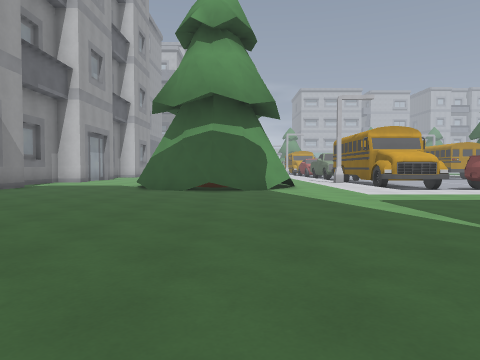
view 1 (above)

24 first-person views from a walk through a Godot game level. The camera is 1.2 m above the floor, tilts 2° down and sees 70° across. The floor is counted in squares, 2 m on a side. Each view is taken from the middle of a square. On the plan, view 1 faces up. The plan holds only what a view shows up to about 10 squares ahead; the rest is blank. The place goes on beyond the plan.

view 2
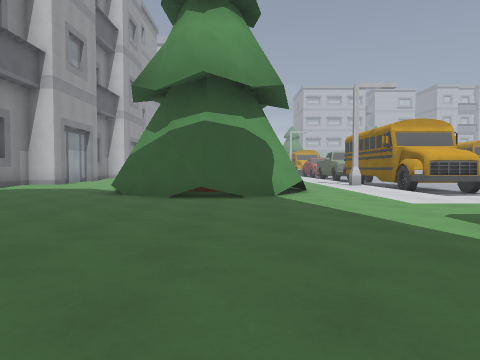

view 3
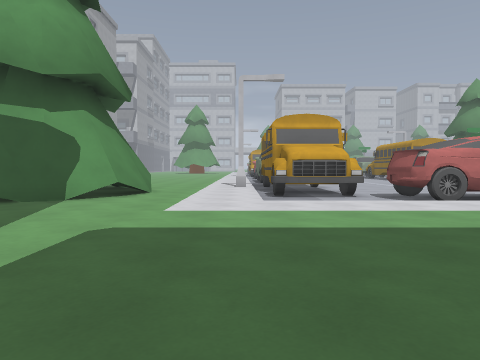

view 4
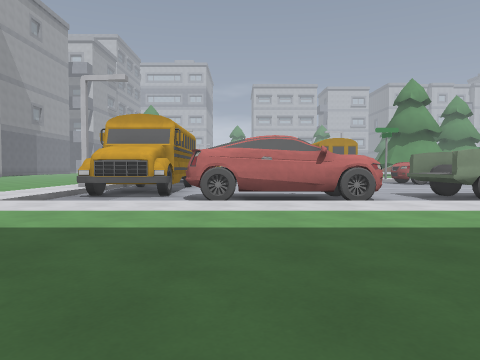

view 5
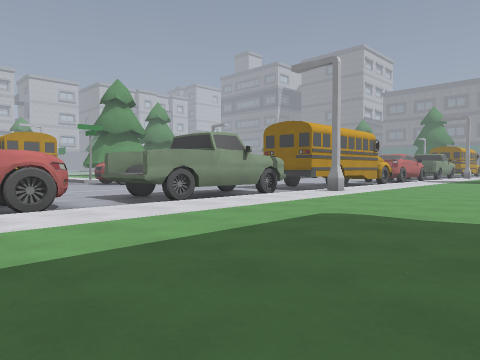

view 6
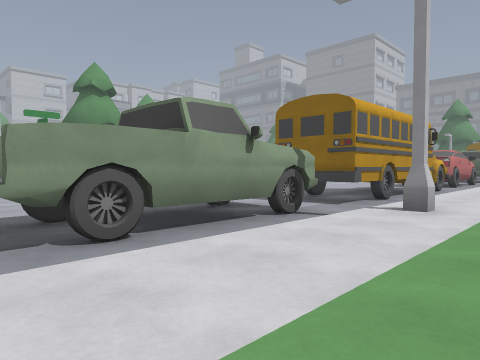

view 7
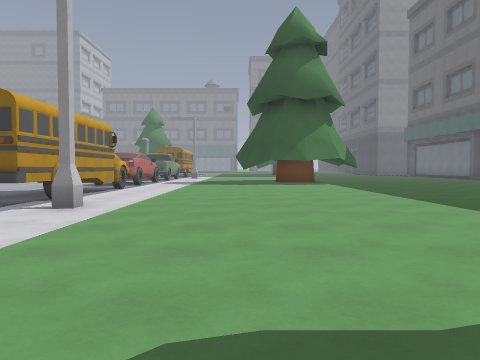

view 8
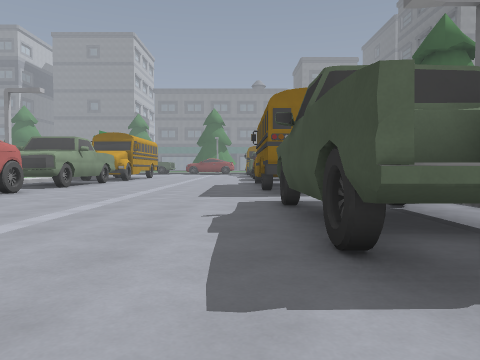

view 9
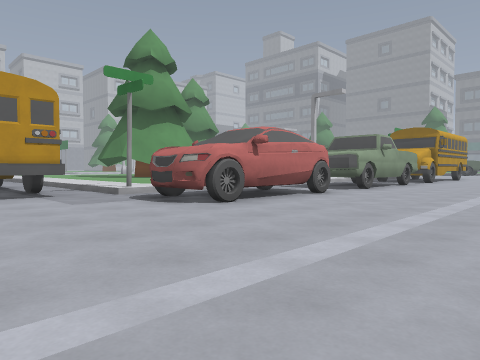

view 10
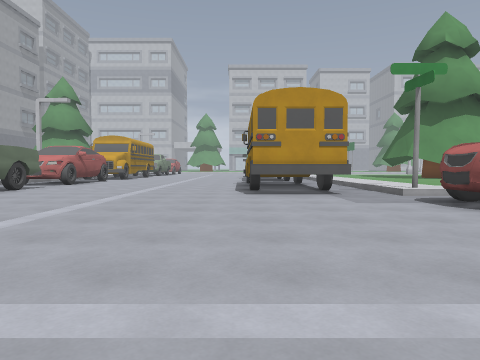

view 11
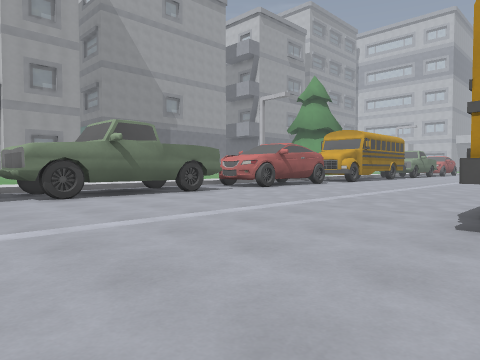

view 12
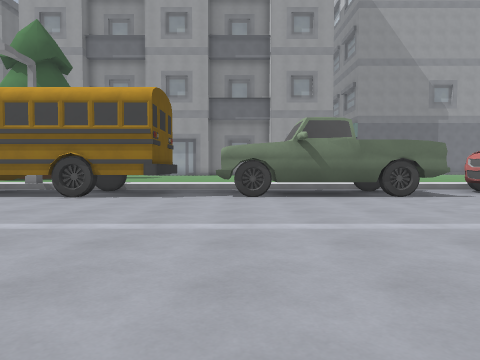

view 13
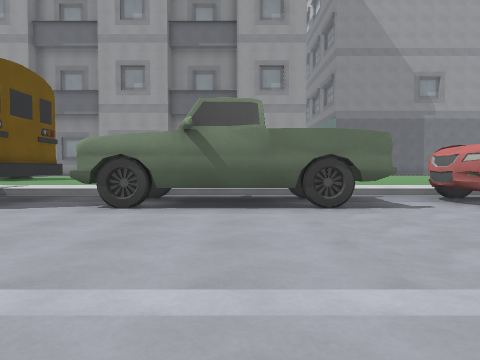

view 14
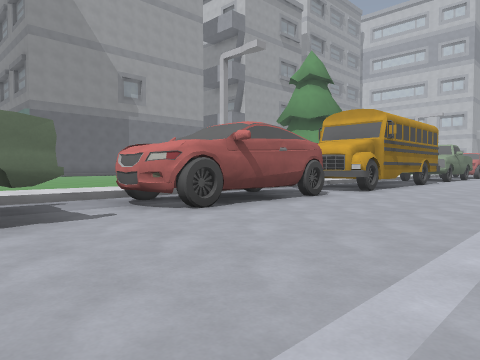

view 15
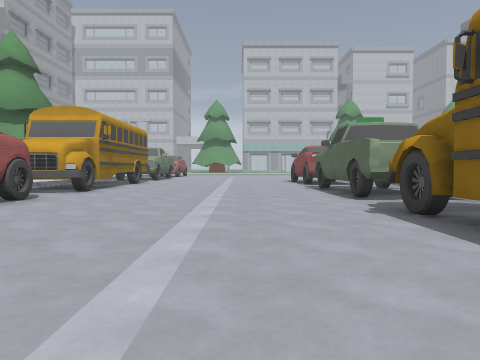

view 16
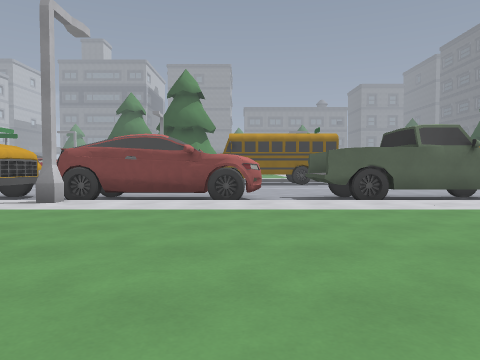

view 17
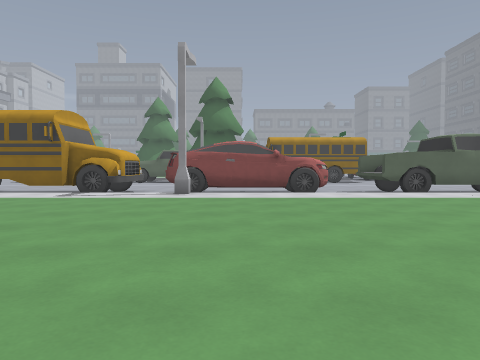

view 18
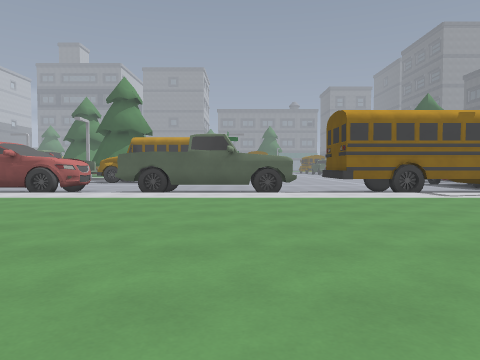

view 19
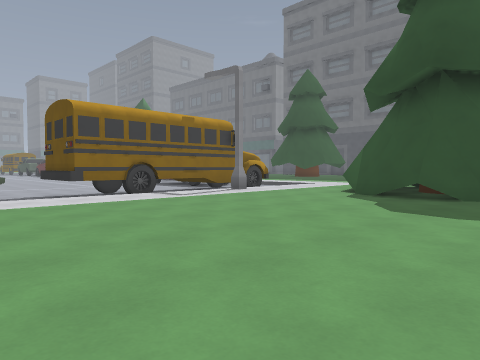

view 20
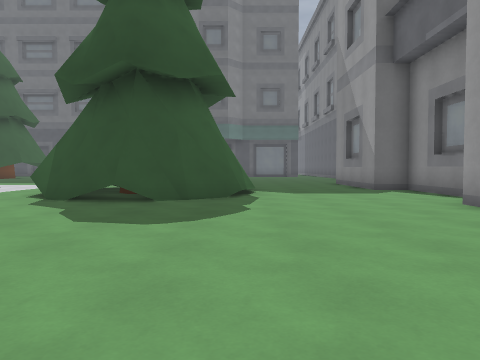

view 21
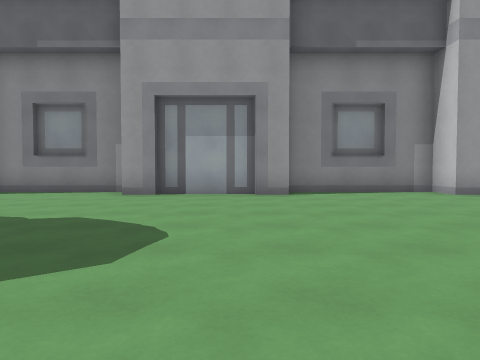

view 22
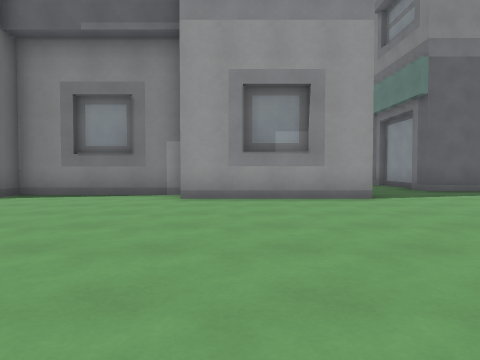

view 23
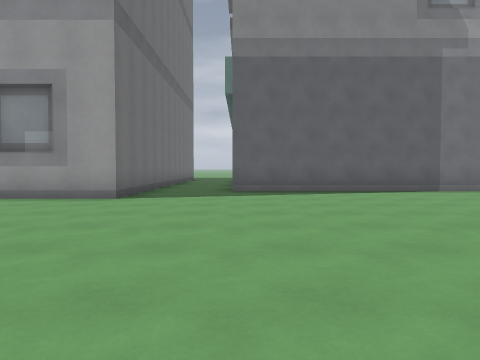

view 24
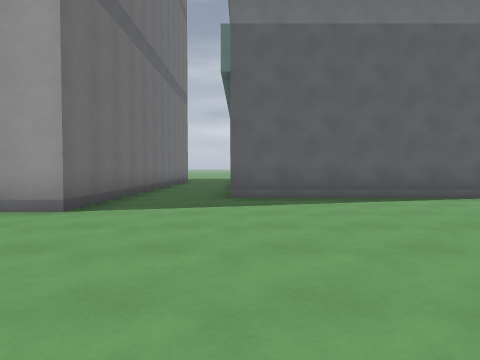

### Floor plan
Key: @ floor where view 1 was taken; # wall or solid block; . main floor; - floor 0.25 m lower than the main floor; = window, fence, low wall or low ledge; T tree; B bus; R truck; S sign; U building.
Columns run from 11 left of view 1 to 23 right of it. Each row starts with its distance up from view 1.
 33   #..         ..BBB------RR
 32   #....     ....BBB------R
 31   #.....   .....BBB------RR
 30   #.............-#-------R
 29  ##............####------R
 28  #U.............# #-----BB
 27 ................###------B
 26 ................###------BB
 25 #####...........---------
 24     #...........RRR------B -.
 23     #...........R R------BB-..
 22    ##...........RRR------BB-S.
 21    #............RRR-----------
 20    #............RRR---------#    RR
 19    #............------------##=##RR
 18    ##...........BBB----------------
 17     #...........B B----------------
 16     #...........B B-- -------------
 15    ##...........B B    -----------
 14    #......T....#BB      ----------
 13    #.....TTTT...BBB---------------
 12    #....TTTTT...BBB#####-RRRRR-BBB
 11    #....TTTTT...---##=##-RRRRR-BBBB
 10    ##...TTTTT...   -     --------
  9      .....TT.................#.....
  8      ..............................
  7       .............................
  6        ............................
  5        ............................
  4         .........  ...... .........
  3          ..... .    .       .......
  2          .....               ......
  1           ...                  ....
  0            @                    ...

Positions as (right, up) in squares from view 1, and headings:
1: (0, 0), facing up
2: (0, 2), facing up
3: (4, 3), facing up
4: (9, 3), facing up
5: (10, 4), facing up-right
6: (13, 7), facing up-right
7: (13, 6), facing right
8: (12, 13), facing right
9: (13, 14), facing up-right
10: (13, 14), facing up
11: (14, 18), facing up-left
12: (14, 20), facing left
13: (12, 22), facing left
14: (11, 23), facing up-left
15: (11, 23), facing up
16: (-2, 26), facing right
17: (-4, 28), facing right
18: (-4, 21), facing right
19: (-3, 21), facing down-right
20: (-3, 20), facing down
21: (1, 17), facing left
22: (0, 23), facing left
23: (0, 28), facing left
24: (-2, 28), facing left
